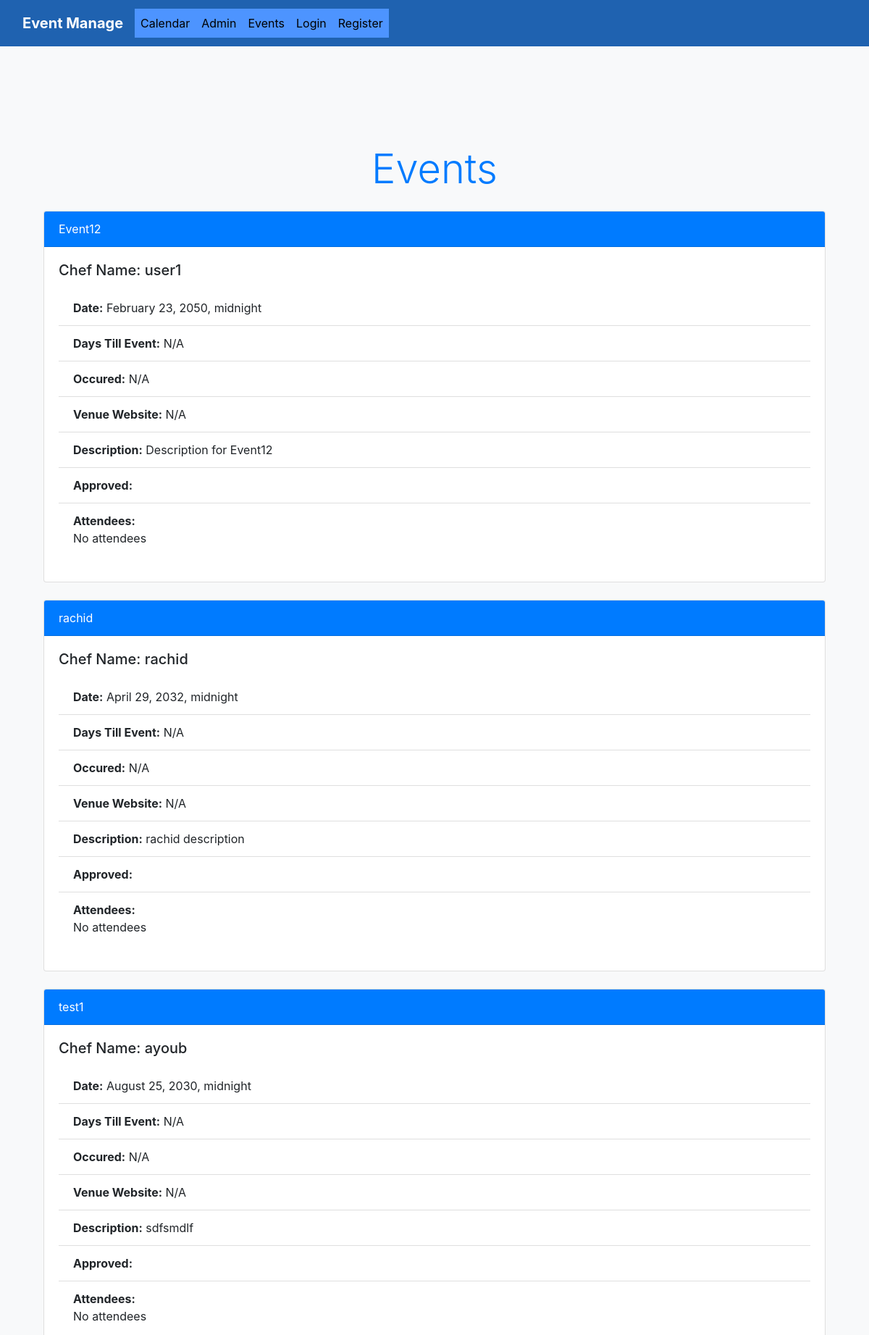
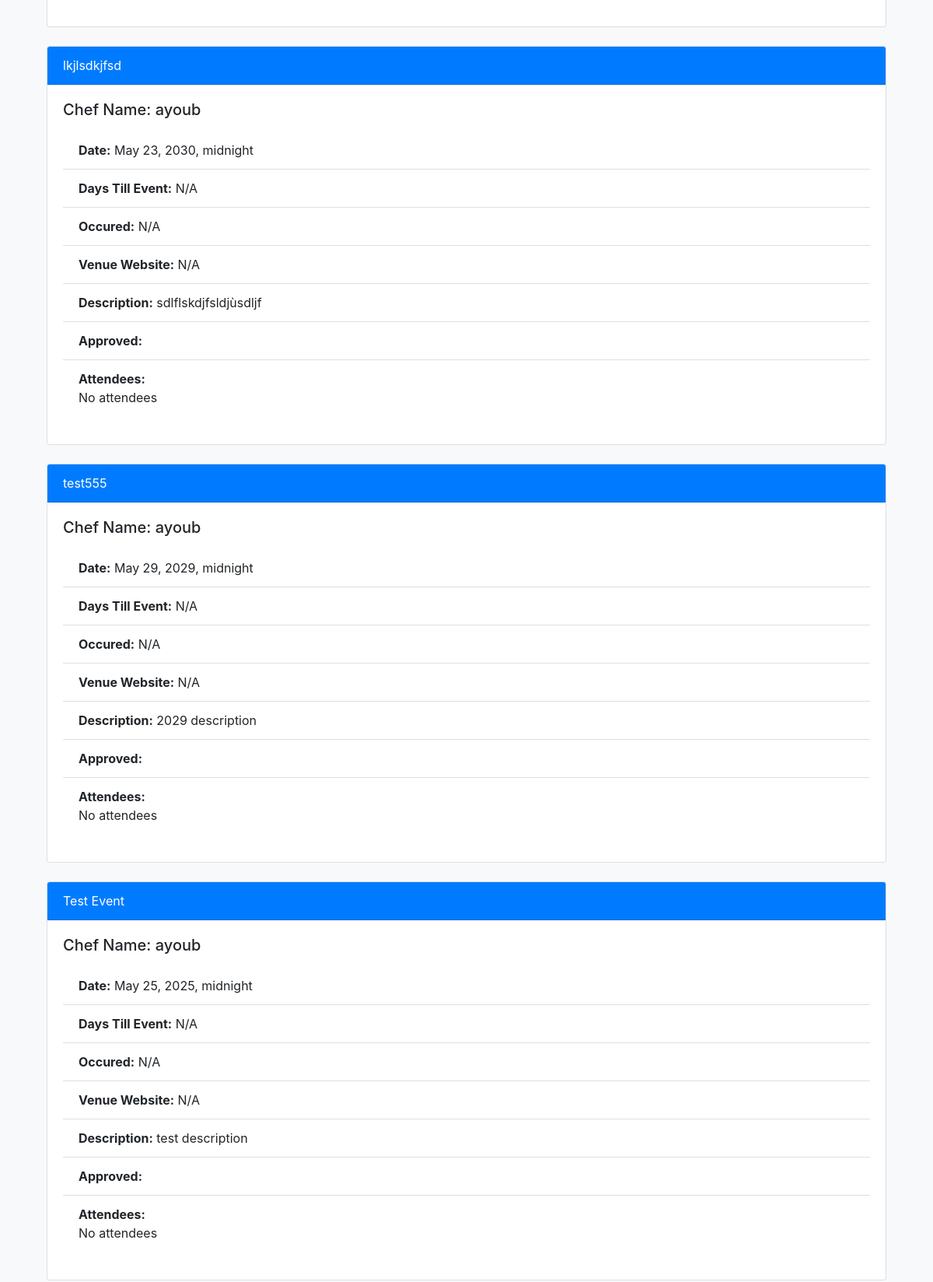
The app's page /events (upper part) with its own data (2 pictures, top to bottom).
### events/models.py (models this page shows)
class Event(models.Model):
    name = models.CharField("Event Name", max_length=200)
    event_date = models.DateTimeField("Event Date")
    manager = models.ForeignKey(User, on_delete=models.SET_DEFAULT, default=get_superuser, related_name="manager")
    description = models.TextField(blank=True)
    attendees = models.ManyToManyField(User, blank=True, related_name="attendees")
    def __str__(self):
        return self.name

### events/views.py (the view)
# urls.py: path('events', views.all_events, name="event_lists"),
def all_events(request):
    event_lists = Event.objects.all().order_by('-event_date')
    for event in event_lists:
        print(event)
    return render(request, 'events/event_lists.html',
        {'event_lists': event_lists})

### events/templates/events/event_lists.html (shortened to what this page needs)
{% extends 'events/base.html' %}
{% block content %}
    <div class="container mt-5">
        <h1 class="display-4 text-primary text-center mb-4">Events</h1>
        {% for event in event_lists %}
            <div class="card mb-4">
                <div class="card-header bg-primary text-white">
                    {{ event.name }}
                </div>
                <div class="card-body">
                    <h5 class="card-title">Chef Name: {{ event.manager }}</h5>
                    <p class="card-text">
                        <ul class="list-group list-group-flush">
                            <li class="list-group-item"><strong>Date:</strong> {{ event.event_date|date:"F j, Y, P" }}</li>
                            <li class="list-group-item"><strong>Days Till Event:</strong> {{ event.Days_till|default:"N/A" }}</li>
                            <li class="list-group-item"><strong>Occured:</strong> {{ event.Is_Past|default:"N/A" }}</li>
                            <li class="list-group-item"><strong>Venue Website:</strong> {{ event.venue.web|default:"N/A" }}</li>
                            <li class="list-group-item"><strong>Description:</strong> {{ event.description|default:"N/A" }}</li>
                            <li class="list-group-item"><strong>Approved:</strong> {{ event.approved }}</li>
                            <li class="list-group-item"><strong>Attendees:</strong><br/>
                                {% for user in event.attendees.all %}
                                    {{ user }}<br/>
                                {% empty %}
                                    No attendees<br/>
                                {% endfor %}
                            </li>
                        </ul>
                    </p>
                </div>
            </div>
        {% endfor %}
    </div>
{% endblock %}

### static/css/styles.css (style rules this page uses)
body { background-color: #f8f9fa; padding-top: 56px; }

### events/templates/events/base.html (style rules this page uses)
body { background-color: #dedcdc; }

### events/templates/events/navbar.html (style rules this page uses)
body { background-color: #f8f9fa; }

### records on screen
Event: name "Event12", manager "user1", event_date "February 23, 2050, midnight", Days_till "N/A", Is_Past "N/A", venue.web "N/A", description "Description for Event12"
Event: name "rachid", manager "rachid", event_date "April 29, 2032, midnight", Days_till "N/A", Is_Past "N/A", venue.web "N/A", description "rachid description"
Event: name "test1", manager "ayoub", event_date "August 25, 2030, midnight", Days_till "N/A", Is_Past "N/A", venue.web "N/A", description "sdfsmdlf"
Event: name "lkjlsdkjfsd", manager "ayoub", event_date "May 23, 2030, midnight", Days_till "N/A", Is_Past "N/A", venue.web "N/A", description "sdlflskdjfsldjùsdljf"
Event: name "test555", manager "ayoub", event_date "May 29, 2029, midnight", Days_till "N/A", Is_Past "N/A", venue.web "N/A", description "2029 description"
Event: name "Test Event", manager "ayoub", event_date "May 25, 2025, midnight", Days_till "N/A", Is_Past "N/A", venue.web "N/A", description "test description"
